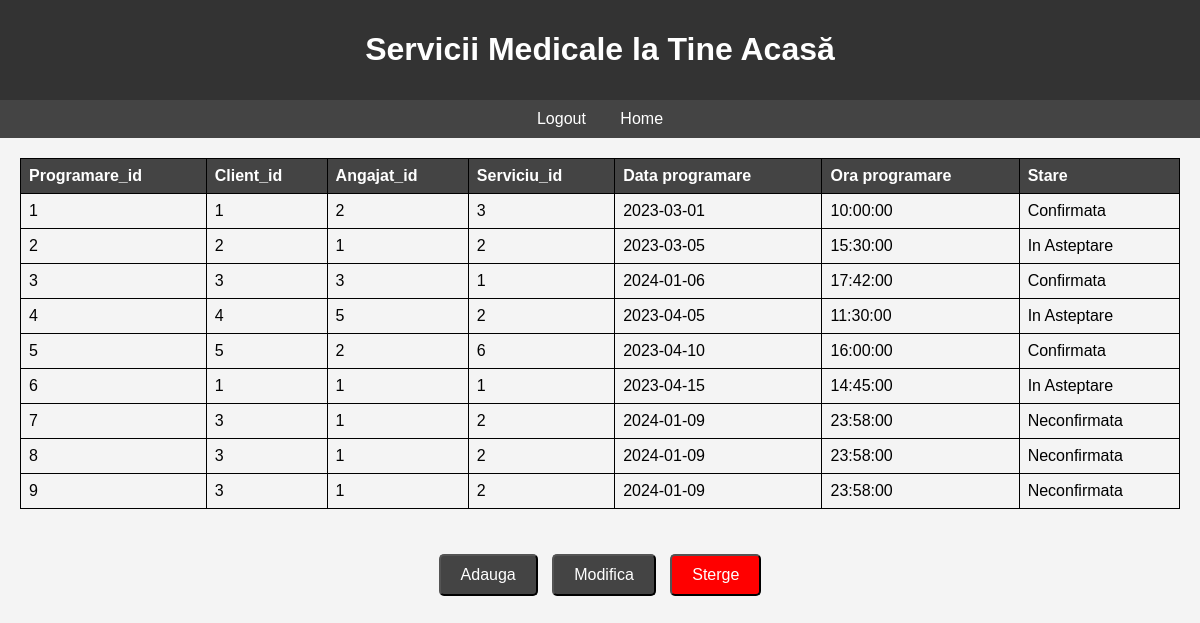
Screenshot of /programari.php with the database file from the repository.
### tables this page shows
CREATE TABLE `programari` (
  `programare_id` int(11) NOT NULL,
  `client_id` int(11) DEFAULT NULL,
  `angajat_id` int(11) DEFAULT NULL,
  `serviciu_id` int(11) DEFAULT NULL,
  `data_programare` date DEFAULT NULL,
  `ora_programare` time DEFAULT NULL,
  `stare_programare` varchar(20) DEFAULT NULL
);

### programari.php (the view, shortened to what this page needs)
<!DOCTYPE html>
<html>
<head>
</head>
<body>
    <header>
        <h1>Servicii Medicale la Tine Acasă</h1>
    </header>
    <nav>
        <a href="logout.php">Logout</a>
        <a href="index.php">Home</a>
    </nav>
    <section>
        <?php
        include("connection.php");
        $sql = "SELECT * FROM programari";
        $result = mysqli_query($con, $sql);
        if ($result) {
            if (mysqli_num_rows($result) > 0) {
                echo "<table>";
                echo "<tr><th>Programare_id</th><th>Client_id</th><th>Angajat_id</th><th>Serviciu_id</th><th>Data programare</th><th>Ora programare</th><th>Stare</th></tr>";
                while ($row = mysqli_fetch_assoc($result)) {
                    echo "<tr>";
                    echo "<td>" . $row['programare_id'] . "</td>";
                    echo "<td>" . $row['client_id'] . "</td>";
                    echo "<td>" . $row['angajat_id'] . "</td>";
                    echo "<td>" . $row['serviciu_id'] . "</td>";
                    echo "<td>" . $row['data_programare'] . "</td>";
                    echo "<td>" . $row['ora_programare'] . "</td>";
                    echo "<td>" . $row['stare_programare'] . "</td>";
                    echo "</tr>";
                }
                echo "</table>";
            } else {
                echo "Nu există programări în baza de date.";
            }
        } else {
            echo 'Eroare la interogare: ' . mysqli_error($con);
        }
        ?>
    </section>
    <div class="button-container">
        <a href="add_programare.php"><button >Adauga</button></a>
        <a href="up_programare.php"><button >Modifica</button></a>
        <a href="del_programare.php"><button style="background-color: red;">Sterge</button></a>
    </div>
</body>
</html>

### programari.php (style rules this page uses)
body { font-family: Arial, sans-serif; margin: 0; padding: 0; background-color: #f4f4f4; text-align: center; }
header { background-color: #333; color: #fff; padding: 10px; }
nav { background-color: #444; padding: 10px; }
nav a { color: #fff; text-decoration: none; padding: 10px; margin: 0 5px; }
section { padding: 20px; }
button { background-color: #444; color: white; padding: 10px 20px; text-align: center; text-decoration: none; display: inline-block; font-size: 16px; margin: 5px; cursor: pointer; border-radius: 5px; }
table { border-collapse: collapse; width: 100%; }
table, th, td { border: 1px solid black; }
th, td { padding: 8px; text-align: left; }
th { background-color: #444; color: white; }
.button-container { margin-top: 20px; }

### rows the page displays
programari: programare_id "1", client "1", angajat "2", serviciu "3", data_programare "2023-03-01", ora_programare "10:00:00", stare_programare "Confirmata"
programari: programare_id "2", client "2", angajat "1", serviciu "2", data_programare "2023-03-05", ora_programare "15:30:00", stare_programare "In Asteptare"
programari: programare_id "3", client "3", angajat "3", serviciu "1", data_programare "2024-01-06", ora_programare "17:42:00", stare_programare "Confirmata"
programari: programare_id "4", client "4", angajat "5", serviciu "2", data_programare "2023-04-05", ora_programare "11:30:00", stare_programare "In Asteptare"
programari: programare_id "5", client "5", angajat "2", serviciu "6", data_programare "2023-04-10", ora_programare "16:00:00", stare_programare "Confirmata"
programari: programare_id "6", client "1", angajat "1", serviciu "1", data_programare "2023-04-15", ora_programare "14:45:00", stare_programare "In Asteptare"
programari: programare_id "7", client "3", angajat "1", serviciu "2", data_programare "2024-01-09", ora_programare "23:58:00", stare_programare "Neconfirmata"
programari: programare_id "8", client "3", angajat "1", serviciu "2", data_programare "2024-01-09", ora_programare "23:58:00", stare_programare "Neconfirmata"
programari: programare_id "9", client "3", angajat "1", serviciu "2", data_programare "2024-01-09", ora_programare "23:58:00", stare_programare "Neconfirmata"
